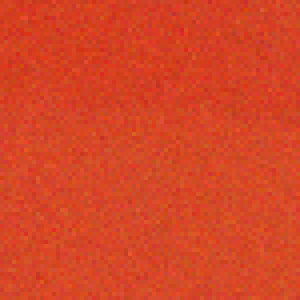
#> input picture ExperimentV2/ZasumenyRealnyObrazokPozityVHistograme_0.png, 75 x 75 px, found by its file name (shown 4 times larger)
$ python SriptNaOdhadParametrovSumuRealnyFarbenyObrazok.py
#> lines starting #> are read from the running program, lines starting #| are printed output that depends on the picture
import cv2
import numpy as np
from matplotlib import pyplot as plt
import os

# Load the noisy color image
noisy_image = cv2.imread('./ZasumenyRealnyObrazokPozityVHistograme_0.png', cv2.IMREAD_COLOR)
#> noisy_image is the input picture: shape (75, 75, 3); mean B, G, R 37.5, 69.4, 213.3
if noisy_image is None:
    raise FileNotFoundError("Image not found!")

# Convert BGR to RGB for correct display in matplotlib
noisy_image_rgb = cv2.cvtColor(noisy_image, cv2.COLOR_BGR2RGB)

# Channel labels
channel_labels = ['R', 'G', 'B']
colors = ['r', 'g', 'b']

# Prepare output for mean and std per channel
for i, color in enumerate(channel_labels):
    channel = noisy_image_rgb[:, :, i]

    # Compute Histogram
    hist = cv2.calcHist([channel], [0], None, [256], [0, 256])
    total_pixels = channel.size
    normalized_hist = hist / total_pixels

    # Estimate mean (μ)
    estimated_mu = np.sum([i * normalized_hist[i] for i in range(256)])

    # Estimate variance
    estimated_variance = np.sum([(i - estimated_mu) ** 2 * normalized_hist[i] for i in range(256)])

    # Estimate std deviation (σ)
    estimated_sigma = np.sqrt(estimated_variance)

    print(f"{color}-channel:")
    print(f"  Estimated mean (μ): {estimated_mu:.2f}")
    print(f"  Estimated variance (σ²): {estimated_variance:.2f}")
    print(f"  Estimated std deviation (σ): {estimated_sigma:.2f}")
    print()
#> this loop made 3 passes
#> (estimated_mu, estimated_variance, estimated_sigma) on passes 1 to 3: (213.3, 49.89, 7.06), (69.44, 65.56, 8.1), (37.48, 55.44, 7.45)
#|   Estimated mean (μ): 213.28
#|   Estimated variance (σ²): 49.89
#|   Estimated std deviation (σ): 7.06
#|   Estimated mean (μ): 69.44
#|   Estimated variance (σ²): 65.56
#|   Estimated std deviation (σ): 8.10
#|   Estimated mean (μ): 37.48
#|   Estimated variance (σ²): 55.44
#|   Estimated std deviation (σ): 7.45
#> pass 1, `channel = noisy_image_rgb[:, :, i]`:
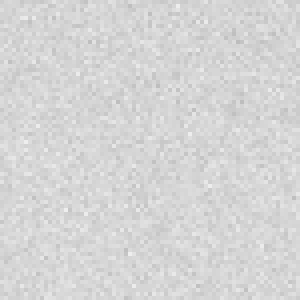
#> channel: shape (75, 75) (shown 4 times larger); min 189, max 238, mean 213.3
#> pass 2, `channel = noisy_image_rgb[:, :, i]`:
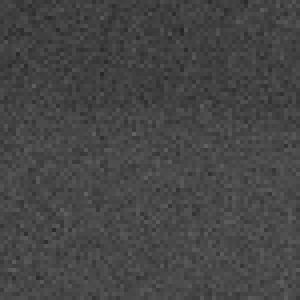
#> channel: shape (75, 75) (shown 4 times larger); min 39, max 99, mean 69.4
#> pass 3, `channel = noisy_image_rgb[:, :, i]`:
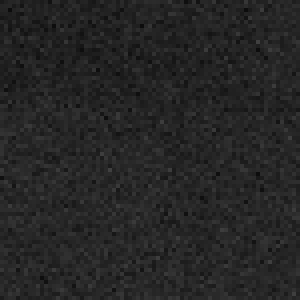
#> channel: shape (75, 75) (shown 4 times larger); min 12, max 64, mean 37.5

# Plot noisy image and histograms
plt.figure(figsize=(10, 5))
plt.subplot(1, 2, 1)
plt.title("Zašumený obrázok (RGB)")
plt.imshow(noisy_image_rgb)
plt.axis('off')

plt.subplot(1, 2, 2)
plt.title("Odhadnutý Histogram pre všetky kanály")
for i, color in enumerate(colors):
    plt.hist(noisy_image_rgb[:, :, i].ravel(), bins=256, range=(0, 256), color=color, alpha=0.5, label=color.upper())

plt.xlabel("Intenzita pixelov")
plt.ylabel("Počet pixelov")
plt.legend()

# Save the Histogram
output_dir = "Histogramy"
os.makedirs(output_dir, exist_ok=True)
plt.savefig(os.path.join(output_dir, "OdhadnutyHistogramRealnehoObrazkuSSumomColor.png"))
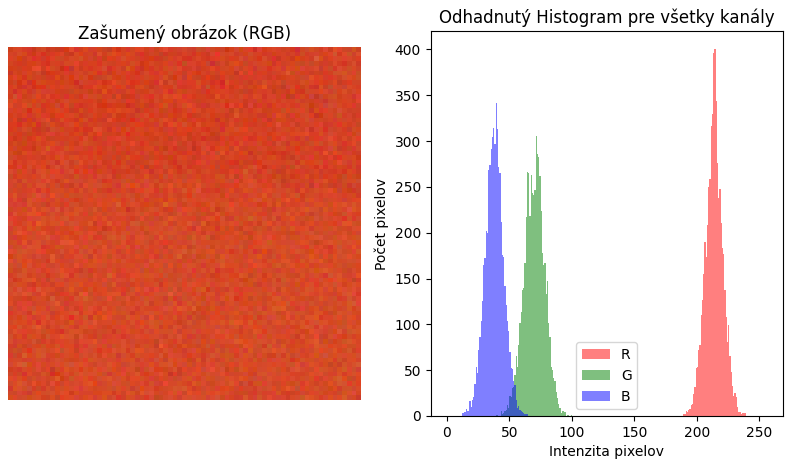
#> figure drawn by matplotlib, 2 panels; panel 2: tallest bar 400 high, from x = 214 to 215; panel 2: tallest bar 305 high, from x = 71 to 72; panel 2: tallest bar 342 high, from x = 39 to 40

plt.tight_layout()
plt.show()
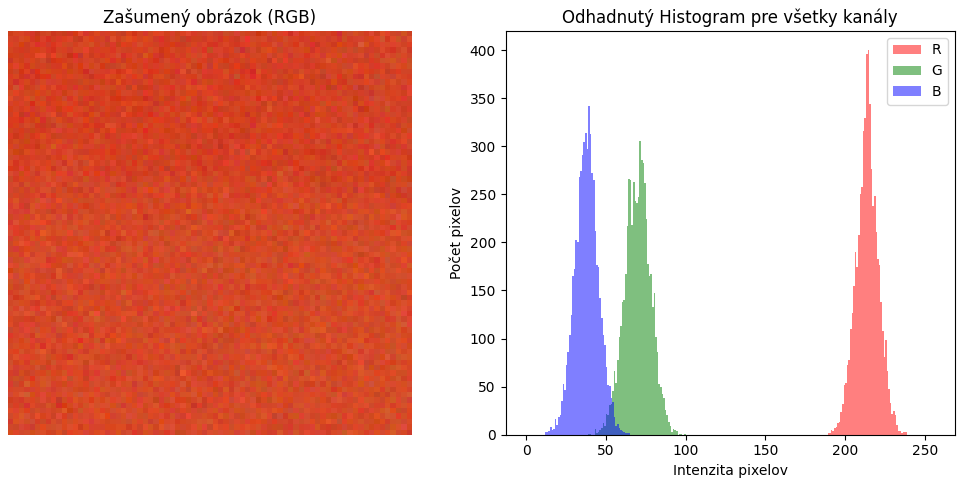
#> figure drawn by matplotlib, 2 panels; panel 2: tallest bar 400 high, from x = 214 to 215; panel 2: tallest bar 305 high, from x = 71 to 72; panel 2: tallest bar 342 high, from x = 39 to 40
